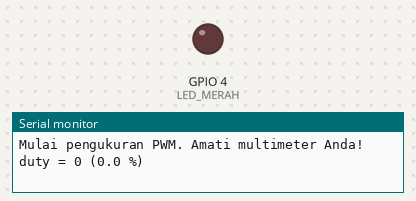
Bench run of a sketch on a simulated ESP32. Parts: output pins drawn as LEDs (lit = HIGH), the last lines printed to the serial monitor.

Above: at 1.05 s.
At 10.95 s:
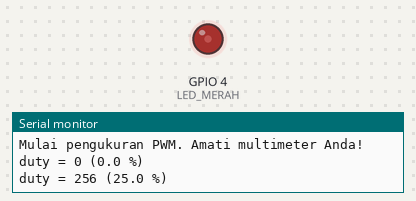
At 21.0 s:
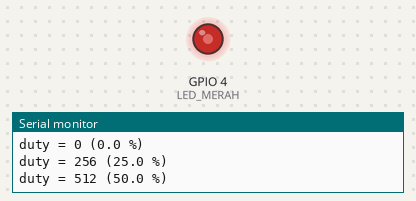
At 40.95 s:
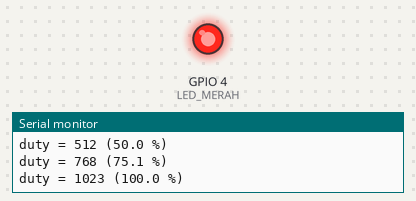
Timing chart, 0 to 53.0 s (numbered marks = the images above):
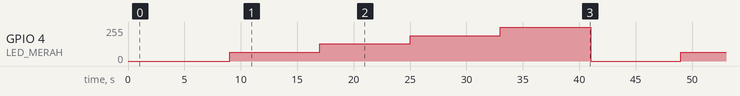

Measured:
- by itself, GPIO 4 (LED_MERAH): repeats every 40.0 s: 128/255 8.0 s, 191/255 8.0 s, 255/255 8.0 s, 0/255 8.0 s, 64/255 8.0 s

The sketch:

Latihan_3.ino
```cpp
#include <Arduino.h>

const int LED_MERAH = 4;
const int FREKUENSI = 500; // Hz
const int RESOLUSI = 10;   // bit -> nilai duty 0..1023

void setup() {
  Serial.begin(115200);
  delay(1000);

  // --- Core ESP32 versi 3.x ---
  ledcAttach(LED_MERAH, FREKUENSI, RESOLUSI);

  Serial.println("Mulai pengukuran PWM. Amati multimeter Anda!");
}

void loop() {
  // Daftar nilai duty dari 0 hingga 1023 (maksimal 10 bit)
  int nilaiDuty[] = {0, 256, 512, 768, 1023};

  for (int i = 0; i < 5; i++) {
    ledcWrite(LED_MERAH, nilaiDuty[i]); // Keluarkan PWM ke pin

    Serial.print("duty = ");
    Serial.print(nilaiDuty[i]);
    Serial.print(" (");
    Serial.print(100.0 * nilaiDuty[i] / 1023.0, 1);
    Serial.println(" %)");

    delay(8000); // Tunggu 8 detik agar Anda sempat membaca multimeter
  }
}
```
